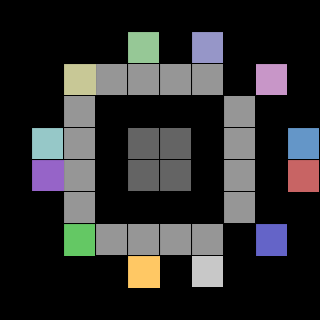

Below is a game level as drawn by its tile map, then a one-line description and the .tmx file that defines it, in full:
An orthogonal 10x10 tile map with 32x32 px tiles, 2 tile layers (Objects, Overlay), 1 hidden layer not drawn.

<map version="1.10" tiledversion="1.10.2" orientation="orthogonal" renderorder="right-down" width="10" height="10" tilewidth="32" tileheight="32" infinite="0" nextlayerid="4" nextobjectid="1">
 <tileset firstgid="1" name="tiles" tilewidth="32" tileheight="32" tilecount="16" columns="4">
  <image source="tiles.png" width="128" height="128" />
 </tileset>
 <layer id="1" name="Ground" width="10" height="10" visible="0" dsa="sa">
  <data encoding="csv">
1,1,1,1,1,1,1,1,1,1,
1,2,2,2,2,2,2,2,2,1,
1,2,3,3,3,3,3,3,2,1,
1,2,3,4,4,4,4,3,2,1,
1,2,3,4,5,5,4,3,2,1,
1,2,3,4,5,5,4,3,2,1,
1,2,3,4,4,4,4,3,2,1,
1,2,3,3,3,3,3,3,2,1,
1,2,2,2,2,2,2,2,2,1,
1,1,1,1,1,1,1,1,1,1
</data>
 </layer>
 <layer id="2" name="Objects" width="10" height="10">
  <data encoding="csv">
0,0,0,0,0,0,0,0,0,0,
0,0,0,0,6,0,7,0,0,0,
0,0,8,0,0,0,0,0,9,0,
0,0,0,0,0,0,0,0,0,0,
0,10,0,0,0,0,0,0,0,11,
0,12,0,0,0,0,0,0,0,13,
0,0,0,0,0,0,0,0,0,0,
0,0,14,0,0,0,0,0,15,0,
0,0,0,0,16,0,1,0,0,0,
0,0,0,0,0,0,0,0,0,0
</data>
 </layer>
 <layer id="3" name="Overlay" width="10" height="10">
  <data encoding="csv">
0,0,0,0,0,0,0,0,0,0,
0,0,0,0,0,0,0,0,0,0,
0,0,0,2,2,2,2,0,0,0,
0,0,2,0,0,0,0,2,0,0,
0,0,2,0,3,3,0,2,0,0,
0,0,2,0,3,3,0,2,0,0,
0,0,2,0,0,0,0,2,0,0,
0,0,0,2,2,2,2,0,0,0,
0,0,0,0,0,0,0,0,0,0,
0,0,0,0,0,0,0,0,0,0
</data>
</layer>
</map>